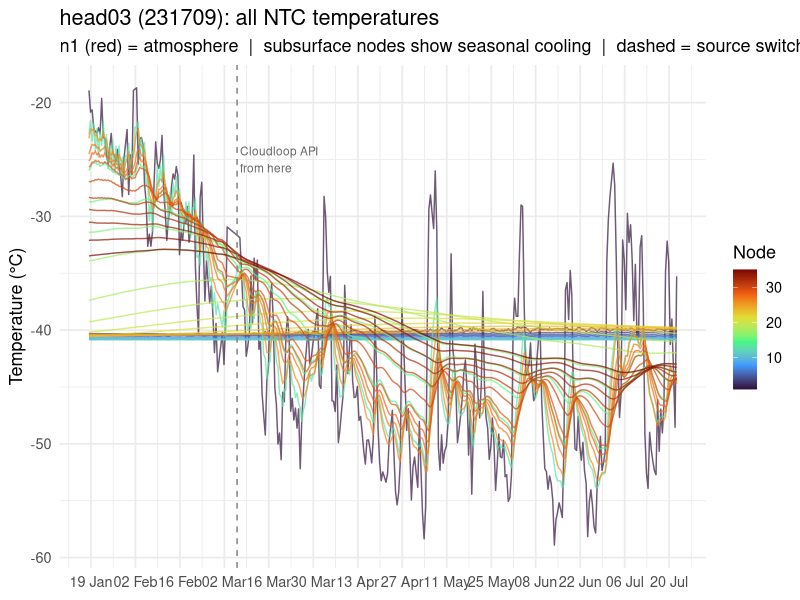
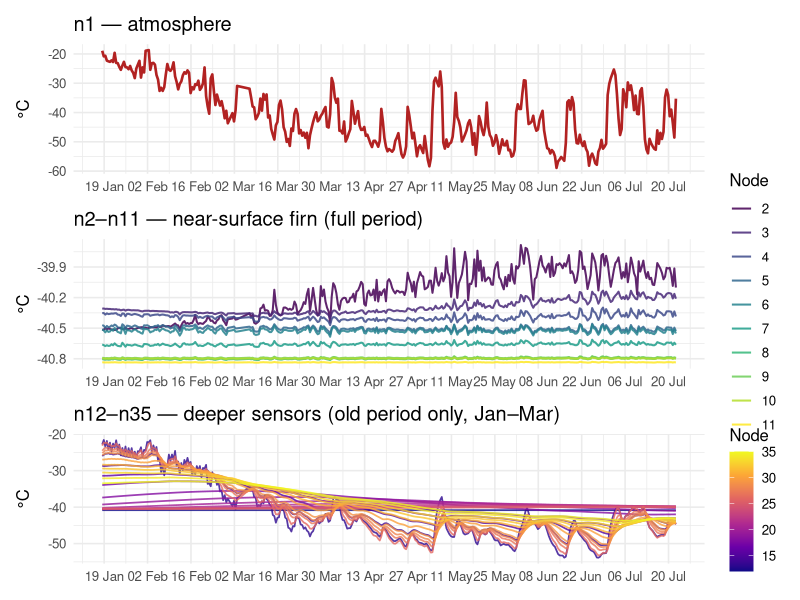
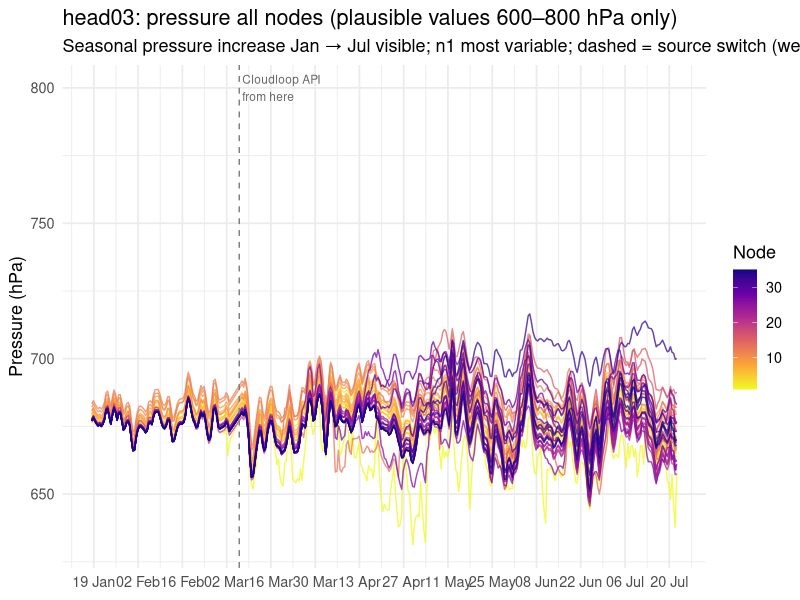
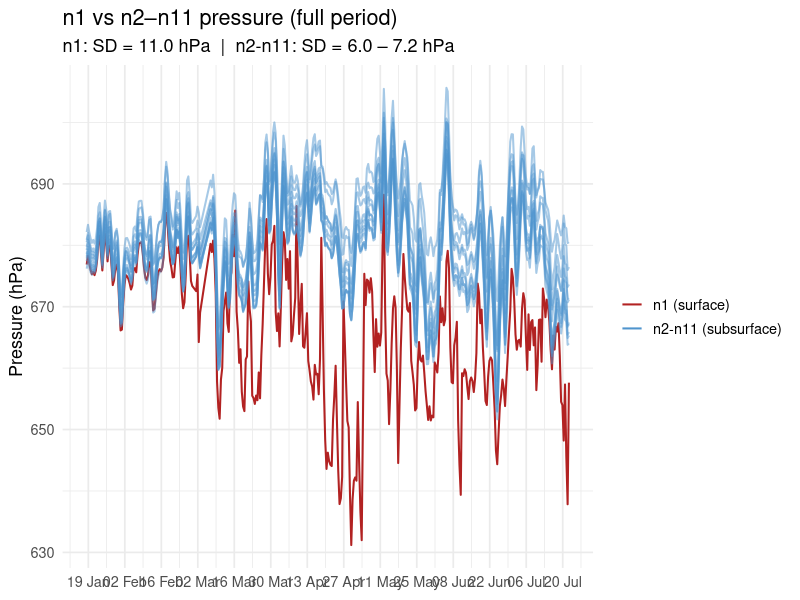
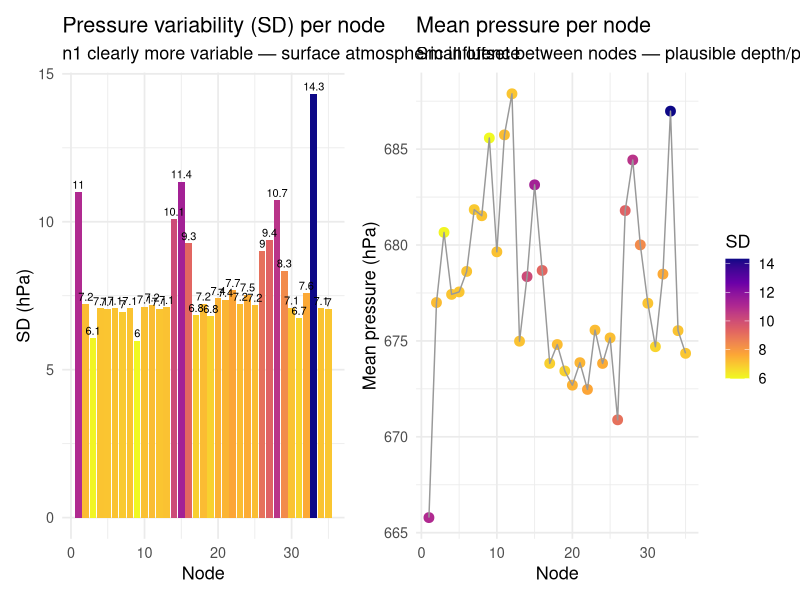
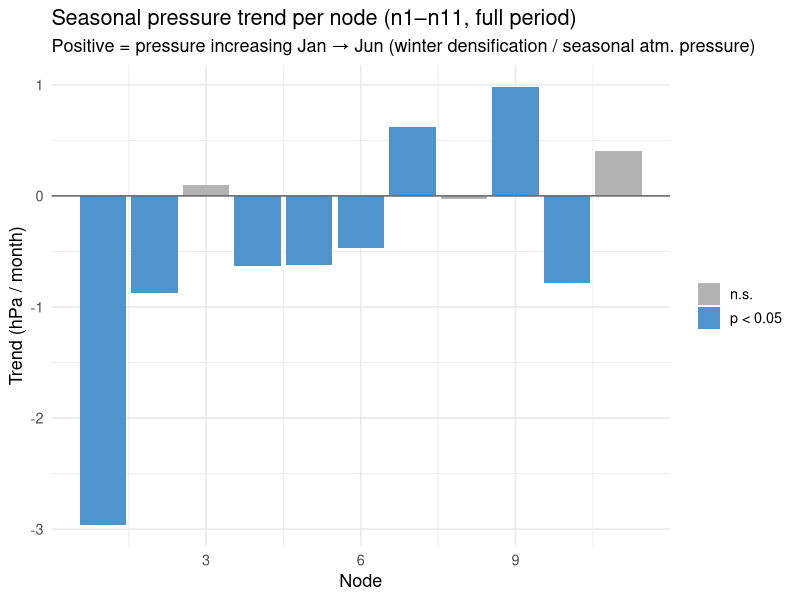
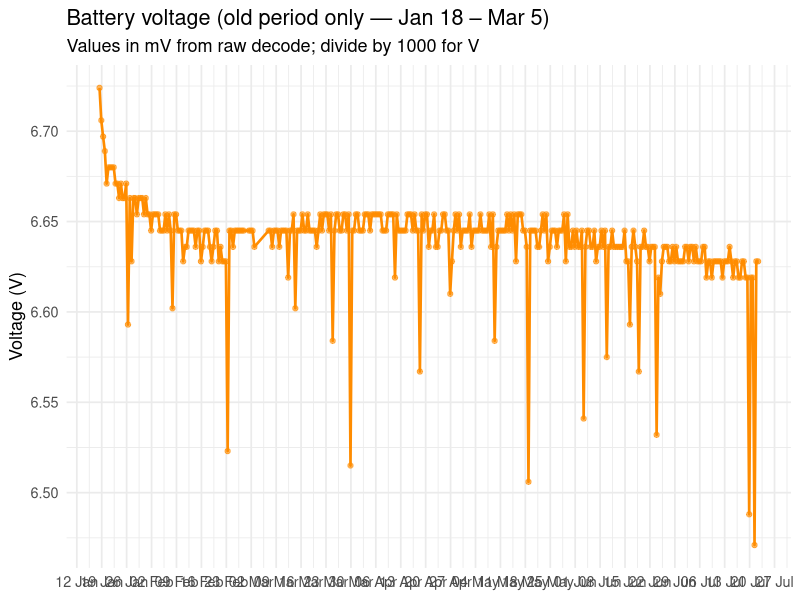

The R source for these figures, in order:
## ---- chunk 1
library(readr)
library(dplyr)
library(tidyr)
library(ggplot2)
library(lubridate)
library(patchwork)

d <- read_csv("./data/decoded_head03_231709_combined.csv", show_col_types = FALSE) |>
  mutate(time_utc = as_datetime(time_utc))

# Payloads now come from the Cloudloop API for the WHOLE record (see
# fetch_antarctic_cloudloop.R + decode_combined.R): every node n1–n35 + battery is
# valid throughout. The former 128-B web-export truncation (which invalidated
# n12+ after 2026-03-06) NO LONGER APPLIES. CUTOFF_FULL now just marks the source
# switch (old Rockblock export → Cloudloop API) for reference lines.
CUTOFF_FULL <- as_datetime("2026-03-06 00:00:00", tz = "UTC")

d <- d |> mutate(full_payload = TRUE)   # full payload everywhere → no masking
## ---- chunk 2
ntc_cols <- grep("\\.ntc1_temp_C$", names(d), value = TRUE)
nodes_present <- as.integer(sub("n(\\d+)\\..*", "\\1",
                                 ntc_cols[sapply(ntc_cols, function(c) !all(is.na(d[[c]])))]))

ntc_long <- d |>
  select(time_utc, full_payload, all_of(ntc_cols)) |>
  pivot_longer(-c(time_utc, full_payload), names_to = "sensor", values_to = "temp_C") |>
  mutate(node = as.integer(sub("n(\\d+)\\..*", "\\1", sensor)),
         layer = case_when(node == 1  ~ "n1 (atmosphere)",
                           node <= 11 ~ "n2-11 (full period)",
                           TRUE       ~ "n12-35 (old period only)"))

ggplot(ntc_long |> filter(!is.na(temp_C), temp_C > -70),
       aes(time_utc, temp_C, colour = node, group = node)) +
  geom_line(linewidth = 0.5, alpha = 0.7) +
  scale_colour_viridis_c(option = "turbo", name = "Node") +
  scale_x_datetime(date_breaks = "2 weeks", date_labels = "%d %b") +
  geom_vline(xintercept = CUTOFF_FULL, linetype = "dashed", colour = "grey50") +
  annotate("text", x = CUTOFF_FULL, y = -25, label = " Cloudloop API\n from here",
           hjust = 0, size = 3, colour = "grey40") +
  labs(title = "head03 (231709): all NTC temperatures",
       subtitle = "n1 (red) = atmosphere  |  subsurface nodes show seasonal cooling  |  dashed = source switch (web export → API)",
       x = NULL, y = "Temperature (°C)") +
  theme_minimal(base_size = 13)
## ---- chunk 3
p_atm <- ggplot(ntc_long |> filter(node == 1, !is.na(temp_C)),
                aes(time_utc, temp_C)) +
  geom_line(colour = "firebrick", linewidth = 0.9) +
  scale_x_datetime(date_breaks = "2 weeks", date_labels = "%d %b") +
  labs(title = "n1 — atmosphere", x = NULL, y = "°C") +
  theme_minimal(base_size = 12)

p_firn <- ggplot(ntc_long |> filter(node > 1, node <= 11, !is.na(temp_C)),
                 aes(time_utc, temp_C, colour = factor(node), group = node)) +
  geom_line(linewidth = 0.7, alpha = 0.85) +
  scale_colour_viridis_d(option = "viridis", name = "Node") +
  scale_x_datetime(date_breaks = "2 weeks", date_labels = "%d %b") +
  labs(title = "n2–n11 — near-surface firn (full period)", x = NULL, y = "°C") +
  theme_minimal(base_size = 12)

p_deep <- ggplot(ntc_long |> filter(node > 11, !is.na(temp_C), temp_C > -70),
                 aes(time_utc, temp_C, colour = node, group = node)) +
  geom_line(linewidth = 0.6, alpha = 0.8) +
  scale_colour_viridis_c(option = "plasma", name = "Node") +
  scale_x_datetime(date_breaks = "2 weeks", date_labels = "%d %b") +
  labs(title = "n12–n35 — deeper sensors (old period only, Jan–Mar)",
       x = NULL, y = "°C") +
  theme_minimal(base_size = 12)

p_atm / p_firn / p_deep
## ---- chunk 4
p_cols <- grep("\\.pressure_hPa$", names(d), value = TRUE)

# Build long table; pressure already NA'd for artefact nodes in new period (setup chunk)
pres_long <- d |>
  select(time_utc, full_payload, all_of(p_cols)) |>
  pivot_longer(-c(time_utc, full_payload), names_to = "sensor", values_to = "hPa") |>
  mutate(node = as.integer(sub("n(\\d+)\\..*", "\\1", sensor))) |>
  filter(!is.na(hPa), hPa > 600, hPa < 800)  # keep only plausible range
## ---- chunk 5
ggplot(pres_long, aes(time_utc, hPa, colour = node, group = node)) +
  geom_line(linewidth = 0.5, alpha = 0.75) +
  scale_colour_viridis_c(option = "plasma", direction = -1, name = "Node") +
  scale_x_datetime(date_breaks = "2 weeks", date_labels = "%d %b") +
  geom_vline(xintercept = CUTOFF_FULL, linetype = "dashed", colour = "grey50") +
  annotate("text", x = CUTOFF_FULL, y = 800, label = " Cloudloop API\n from here",
           hjust = 0, size = 3, colour = "grey40") +
  labs(title = "head03: pressure all nodes (plausible values 600–800 hPa only)",
       subtitle = "Seasonal pressure increase Jan → Jul visible; n1 most variable; dashed = source switch (web export → API)",
       x = NULL, y = "Pressure (hPa)") +
  theme_minimal(base_size = 13)
## ---- chunk 6
pres_stats <- pres_long |>
  group_by(node) |>
  summarise(
    n          = n(),
    n_full_pay = sum(full_payload),
    mean_hPa   = mean(hPa, na.rm = TRUE),
    sd_hPa     = sd(hPa,   na.rm = TRUE),
    min_hPa    = min(hPa,  na.rm = TRUE),
    max_hPa    = max(hPa,  na.rm = TRUE),
    .groups    = "drop"
  )

pres_stats |>
  mutate(across(where(is.double), \(x) round(x, 2)),
         period = if_else(node <= 11, "full (Jan–Jun)", "old only (Jan–Mar)")) |>
  select(node, period, n, mean_hPa, sd_hPa, min_hPa, max_hPa) |>
  knitr::kable(
    col.names = c("Node", "Period", "N obs", "Mean (hPa)", "SD", "Min", "Max"),
    caption   = "Pressure statistics — all values within plausible range 600–800 hPa"
  )
## ---- chunk 7
# n1 vs n2-n11: is n1 genuinely more variable?
pres_n1_11 <- pres_long |> filter(node <= 11) |>
  mutate(group = if_else(node == 1, "n1 (surface)", "n2-n11 (subsurface)"))

ggplot(pres_n1_11, aes(time_utc, hPa, colour = group, group = node)) +
  geom_line(aes(alpha = group), linewidth = 0.7) +
  scale_colour_manual(values = c("n1 (surface)" = "firebrick",
                                  "n2-n11 (subsurface)" = "steelblue3"), name = NULL) +
  scale_alpha_manual(values = c("n1 (surface)" = 1, "n2-n11 (subsurface)" = 0.5),
                     guide = "none") +
  scale_x_datetime(date_breaks = "2 weeks", date_labels = "%d %b") +
  labs(title = "n1 vs n2–n11 pressure (full period)",
       subtitle = sprintf("n1: SD = %.1f hPa  |  n2-n11: SD = %.1f – %.1f hPa",
         pres_stats$sd_hPa[pres_stats$node == 1],
         min(pres_stats$sd_hPa[pres_stats$node %in% 2:11]),
         max(pres_stats$sd_hPa[pres_stats$node %in% 2:11])),
       x = NULL, y = "Pressure (hPa)") +
  theme_minimal(base_size = 13)
## ---- chunk 8
p_sd <- ggplot(pres_stats, aes(node, sd_hPa)) +
  geom_col(aes(fill = sd_hPa), show.legend = FALSE) +
  geom_text(aes(label = round(sd_hPa, 1)), vjust = -0.4, size = 2.8) +
  scale_fill_viridis_c(option = "plasma", direction = -1) +
  labs(title = "Pressure variability (SD) per node",
       subtitle = "n1 clearly more variable — surface atmospheric influence",
       x = "Node", y = "SD (hPa)") +
  theme_minimal(base_size = 13)

p_mean <- ggplot(pres_stats, aes(node, mean_hPa)) +
  geom_point(aes(colour = sd_hPa), size = 3) +
  geom_line(colour = "grey60", linewidth = 0.5) +
  scale_colour_viridis_c(option = "plasma", direction = -1, name = "SD") +
  labs(title = "Mean pressure per node",
       subtitle = "Small offset between nodes — plausible depth/position differences",
       x = "Node", y = "Mean pressure (hPa)") +
  theme_minimal(base_size = 13)

p_sd | p_mean
## ---- chunk 9
# Fit linear trend per node (n1-n11 full period)
pres_trends <- pres_long |>
  filter(node <= 11) |>
  mutate(t_days = as.numeric(difftime(time_utc, min(time_utc), units = "days"))) |>
  group_by(node) |>
  summarise(
    slope_hPa_month = coef(lm(hPa ~ t_days))[2] * 30,
    pval            = summary(lm(hPa ~ t_days))$coefficients[2, 4],
    .groups = "drop"
  ) |>
  mutate(sig = pval < 0.05)

ggplot(pres_trends, aes(node, slope_hPa_month, fill = sig)) +
  geom_col() +
  geom_hline(yintercept = 0, colour = "grey40") +
  scale_fill_manual(values = c("FALSE" = "grey70", "TRUE" = "steelblue3"),
                    labels = c("n.s.", "p < 0.05"), name = NULL) +
  labs(title = "Seasonal pressure trend per node (n1–n11, full period)",
       subtitle = "Positive = pressure increasing Jan → Jun (winter densification / seasonal atm. pressure)",
       x = "Node", y = "Trend (hPa / month)") +
  theme_minimal(base_size = 13)
## ---- chunk 10
batt <- d |> filter(!is.na(battery_mv)) |>
  mutate(battery_V = battery_mv / 1000)

cat("battery_mv range:", range(d$battery_mv, na.rm=TRUE), "\n")

ggplot(batt, aes(time_utc, battery_V)) +
  geom_line(colour = "darkorange", linewidth = 0.9) +
  geom_point(colour = "darkorange", size = 1.5, alpha = 0.6) +
  scale_x_datetime(date_breaks = "1 week", date_labels = "%d %b") +
  labs(title = "Battery voltage (old period only — Jan 18 – Mar 5)",
       subtitle = "Values in mV from raw decode; divide by 1000 for V",
       x = NULL, y = "Voltage (V)") +
  theme_minimal(base_size = 13)
## ---- chunk 11
# Show which nodes have data in which period
ntc_all <- grep("\\.ntc1_temp_C$", names(d), value=TRUE)
completeness <- tibble(
  node = as.integer(sub("n(\\d+)\\..*","\\1", ntc_all)),
  n_old = sapply(ntc_all, function(c)
    sum(!is.na(d[[c]]) & d$time_utc < CUTOFF_FULL)),
  n_new = sapply(ntc_all, function(c)
    sum(!is.na(d[[c]]) & d$time_utc >= CUTOFF_FULL))
) |>
  mutate(
    has_pressure = node %in% as.integer(sub("n(\\d+)\\..*","\\1", p_cols)),
    status = case_when(
      n_old > 0 & n_new > 0 ~ "full period",
      n_old > 0 & n_new == 0 ~ "old period only",
      TRUE ~ "no data"
    )
  )

completeness |>
  filter(n_old > 0 | n_new > 0) |>
  knitr::kable(
    col.names = c("Node", "N (Jan–5 Mar)", "N (6 Mar–now)", "Has pressure", "Coverage"),
    caption   = "Data availability per node. Both periods carry full payloads (all nodes) — old Rockblock export before 6 Mar, Cloudloop API after."
  )
